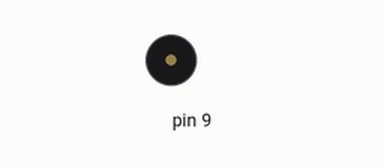
Bench run of a sketch on a simulated Arduino Uno, built with avr-gcc and run on an emulated ATmega328P. On the bench: buzzer (waves = sounding).

Above: at 0.3 s.
At 2.7 s:
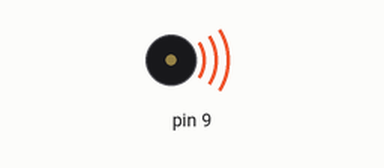
Timing chart, 0 to 3.5 s (numbered marks = the images above):
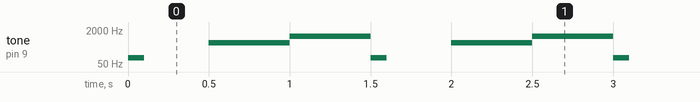

The sketch:

Tongenerator.ino
```cpp
/* tone(): einfaches Beispiel (3 Töne)
   angeregt durch Tom Igoe, Greg Borenstein
   copyleft fribbe fuer macherzin.net 2011-04-07
   Lizenz: Creative Commons by-nc-sa

   Beschaltung: 8 Ohm-Lautsprecher an Pin 9
*/

void setup() {} // habe nichts zu sagen ...

void loop()
{
  noTone(9); // schalten Ton ab
  tone(9, 100, 100); // geben Ton 100 Hz, Dauer 100 ms an Pin 9 aus
  delay(500); // warten 500 ms
  noTone(9); // schalten Ton ab
  tone(9, 500, 500); // geben Ton 500 Hz, Dauer 500 ms an Pin 9 aus
  delay(500); // 500 ms
  noTone(9); // schalten Ton ab
  tone(9, 1000, 1000); // geben Ton 1000 Hz, Dauer 1 s an Pin 9 aus
  delay(500); // 500 ms
  // usw.
}

// haben fertig
```

Measured:
- by itself, tone on pin 9: repeats every 1.5 s: silent 0.40 s, 500 Hz 0.50 s, 1000 Hz 0.50 s, 100 Hz 0.10 s
